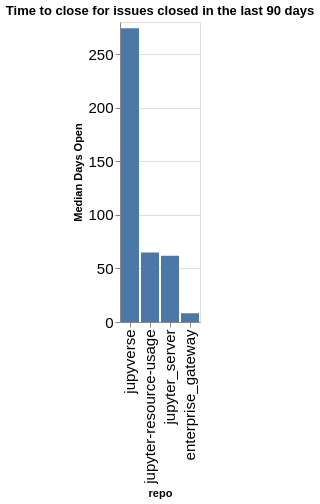

Notebook code cell kept with this figure:
### Code cell
time_open = closed.groupby(['org', 'repo']).agg({'time_open': 'median'}).reset_index()
time_open['time_open'] = time_open['time_open'] / (60 * 60 * 24)
time_open['org/repo'] = time_open.apply(lambda a: a['org'] + '/' + a['repo'], axis=1)
sorted_vals = time_open.sort_values(['org', 'time_open'], ascending=False)['repo'].values
alt.Chart(data=time_open, title=f"Time to close for issues closed in the last {n_days} days").mark_bar().encode(
    x=alt.X('repo', sort=alt.Sort(sorted_vals.tolist())),
    y=alt.Y('time_open', title="Median Days Open"),
)

### Figure 1 — Vega-Lite specification as saved in the notebook (floating-point values rounded to 4 significant figures)
{"config": {"axisLeft": {"labelFontSize": 15}, "axisBottom": {"labelFontSize": 15}}, "data": {"name": "data-6c441681b8fd1b28410ec11e71df5c0a"}, "mark": {"type": "bar"}, "encoding": {"x": {"field": "repo", "sort": ["jupyverse", "jupyter-resource-usage", "jupyter_server", "enterprise_gateway"], "type": "nominal"}, "y": {"field": "time_open", "title": "Median Days Open", "type": "quantitative"}}, "title": "Time to close for issues closed in the last 90 days", "$schema": "https://vega.github.io/schema/vega-lite/v5.20.1.json", "datasets": {"data-6c441681b8fd1b28410ec11e71df5c0a": [{"org": "jupyter-server", "repo": "enterprise_gateway", "time_open": 8.189, "org/repo": "jupyter-server/enterprise_gateway"}, {"org": "jupyter-server", "repo": "jupyter-resource-usage", "time_open": 64.81, "org/repo": "jupyter-server/jupyter-resource-usage"}, {"org": "jupyter-server", "repo": "jupyter_server", "time_open": 61.92, "org/repo": "jupyter-server/jupyter_server"}, {"org": "jupyter-server", "repo": "jupyverse", "time_open": 274.1, "org/repo": "jupyter-server/jupyverse"}]}}
